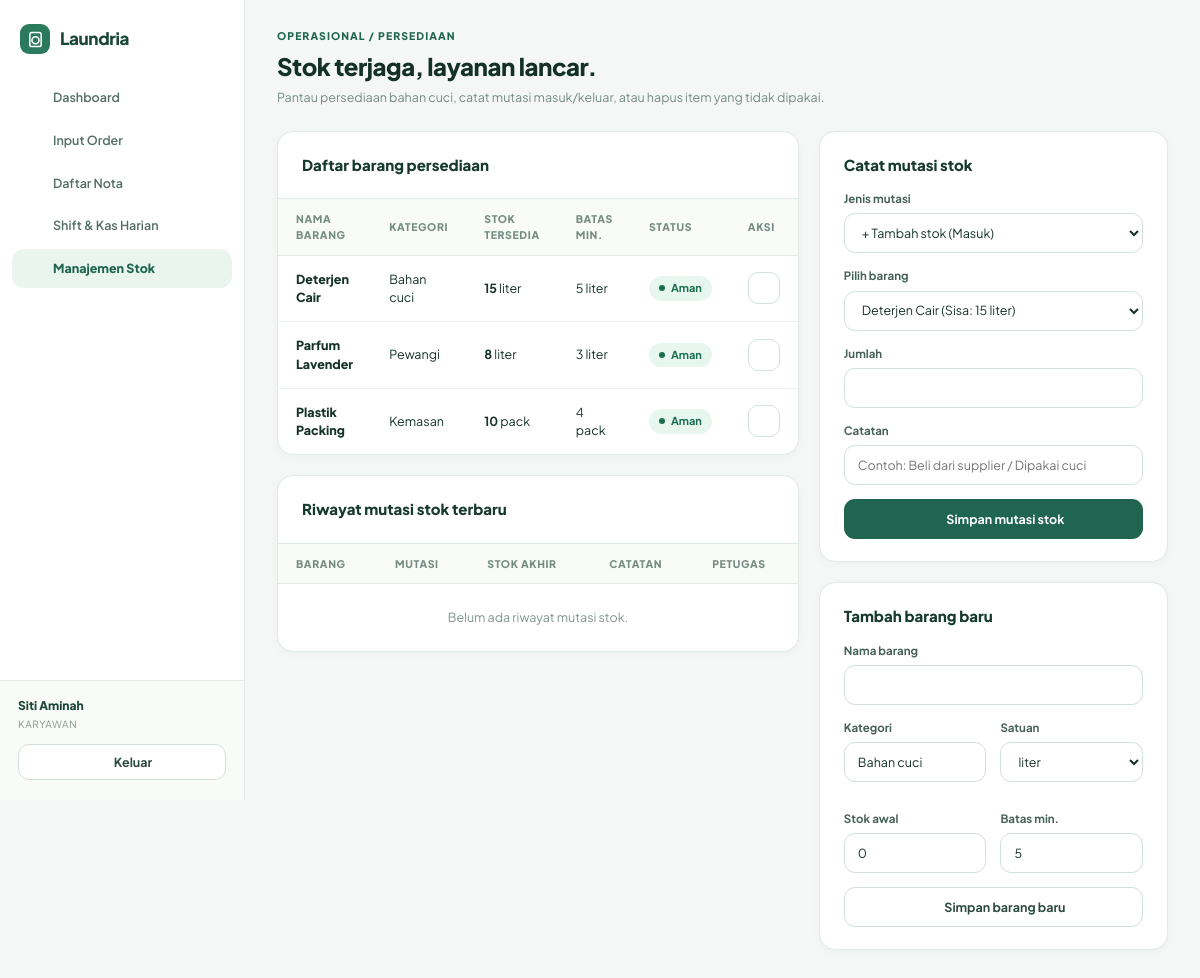
Page /karyawan/stock.php (signed in) on the committed database.
### tables this page shows
CREATE TABLE IF NOT EXISTS `inventory_items` (
  `id` int(11) NOT NULL AUTO_INCREMENT,
  `name` varchar(100) NOT NULL,
  `category` varchar(50) NOT NULL,
  `unit` varchar(20) NOT NULL,
  `quantity` decimal(8,2) NOT NULL DEFAULT 0.00,
  `minimum` decimal(8,2) NOT NULL DEFAULT 5.00,
  PRIMARY KEY (`id`)
);

### karyawan/stock.php (the view, shortened to what this page needs)
<?php
require_once '../config/koneksi.php';
include '../public/includes/header.php';
$items = $conn->query("SELECT * FROM inventory_items ORDER BY name ASC")->fetch_all(MYSQLI_ASSOC);
$logs  = $conn->query("SELECT sm.*, ii.name AS item_name, ii.unit FROM stock_movements sm JOIN inventory_items ii ON sm.item_id = ii.id ORDER BY sm.id DESC LIMIT 15");
?>
<div class="page">
  <div class="page-header">
    <div>
      <p class="eyebrow">Operasional / Persediaan</p>
      <h2 class="page-title">Stok terjaga, layanan lancar.</h2>
      <p class="page-desc">Pantau persediaan bahan cuci, catat mutasi masuk/keluar, atau hapus item yang tidak dipakai.</p>
    </div>
  </div>
  <div class="grid-2-col">
    <div style="display:flex; flex-direction:column; gap:20px;">
      <section class="panel">
        <div class="panel-pad"><h3 class="section-title">Daftar barang persediaan</h3></div>
        <div class="table-wrap">
          <table class="data-table">
            <thead>
              <tr><th>Nama Barang</th><th>Kategori</th><th>Stok Tersedia</th><th>Batas Min.</th><th>Status</th><th>Aksi</th></tr>
            </thead>
            <tbody>
              <?php if (empty($items)): ?>
                <tr><td colspan="6" style="text-align:center; padding:24px; color:#81958b;">Belum ada data barang persediaan.</td></tr>
              <?php else: foreach ($items as $i):
                $st = $i['quantity'] <= 0 ? 'Habis' : ($i['quantity'] <= $i['minimum'] ? 'Menipis' : 'Aman');
              ?>
                <tr>
                  <td style="font-weight:800;"><?= htmlspecialchars($i['name']) ?></td>
                  <td><?= htmlspecialchars($i['category']) ?></td>
                  <td><b><?= (float)$i['quantity'] ?></b> <?= $i['unit'] ?></td>
                  <td><?= (float)$i['minimum'] ?> <?= $i['unit'] ?></td>
                  <td><?= badge_status($st) ?></td>
                  <td>
                    <form method="POST" onsubmit="return confirm('Hapus permanen barang <?= htmlspecialchars(addslashes($i['name'])) ?>? Riwayat mutasi barang ini juga akan terhapus.')">
                      <button type="submit" class="icon-btn" style="width:32px; height:32px;" title="Hapus barang">
                        <?= icon('close', 14) ?>
                      </button>
                    </form>
                  </td>
                </tr>
              <?php endforeach; endif; ?>
            </tbody>
          </table>
        </div>
      </section>
      <section class="panel">
        <div class="panel-pad"><h3 class="section-title">Riwayat mutasi stok terbaru</h3></div>
        <div class="table-wrap">
          <table class="data-table">
            <thead><tr><th>Barang</th><th>Mutasi</th><th>Stok Akhir</th><th>Catatan</th><th>Petugas</th></tr></thead>
            <tbody>
              <?php if ($logs->num_rows === 0): ?>
                <tr><td colspan="5" style="text-align:center; padding:24px; color:#81958b;">Belum ada riwayat mutasi stok.</td></tr>
              <?php else: while ($l = $logs->fetch_assoc()): ?>
                <tr>
                  <td style="font-weight:700;"><?= htmlspecialchars($l['item_name']) ?></td>
                  <td style="font-weight:800; color:<?= $l['type']==='in' ? '#1f7559' : '#b46d32' ?>;">
                    <?= $l['type']==='in' ? '+' : '−' ?><?= (float)$l['quantity'] ?> <?= $l['unit'] ?>
                  </td>
                  <td><?= (float)$l['after_qty'] ?> <?= $l['unit'] ?></td>
                  <td><?= htmlspecialchars($l['note']) ?></td>
                  <td><?= htmlspecialchars($l['actor']) ?></td>
                </tr>
              <?php endwhile; endif; ?>
            </tbody>
          </table>
        </div>
      </section>
    </div>
    <aside style="display:flex; flex-direction:column; gap:20px;">
      <form method="POST" class="panel panel-pad">
        <h3 class="section-title">Catat mutasi stok</h3>
        <div class="form-group" style="margin-top:14px;">
          <label class="form-label">Jenis mutasi</label>
          <select name="type" class="form-input"><option value="in">+ Tambah stok (Masuk)</option><option value="out">− Kurangi stok (Pemakaian)</option></select>
        </div>
        <div class="form-group">
          <label class="form-label">Pilih barang</label>
          <select name="item_id" class="form-input" <?= empty($items) ? 'disabled' : '' ?>>
            <?php foreach ($items as $i): ?>
              <option value="<?= $i['id'] ?>"><?= htmlspecialchars($i['name']) ?> (Sisa: <?= (float)$i['quantity'] ?> <?= $i['unit'] ?>)</option>
            <?php endforeach; ?>
          </select>
        </div>
        <div class="form-group">
          <label class="form-label">Jumlah</label>
          <input type="number" step="0.1" min="0.1" name="quantity" class="form-input" required>
        </div>
        <div class="form-group">
          <label class="form-label">Catatan</label>
          <input type="text" name="note" placeholder="Contoh: Beli dari supplier / Dipakai cuci" class="form-input" required>
        </div>
        <button type="submit" class="btn-primary btn-block" <?= empty($items) ? 'disabled' : '' ?>><?= icon('check', 16) ?> Simpan mutasi stok</button>
      </form>
      <form method="POST" class="panel panel-pad">
        <h3 class="section-title">Tambah barang baru</h3>
        <div class="form-group" style="margin-top:14px;"><label class="form-label">Nama barang</label><input type="text" name="name" class="form-input" required></div>
        <div class="grid-form-2">
          <div class="form-group"><label class="form-label">Kategori</label><input type="text" name="category" value="Bahan cuci" class="form-input" required></div>
          <div class="form-group"><label class="form-label">Satuan</label><select name="unit" class="form-input"><option>liter</option><option>kg</option><option>pack</option><option>pcs</option></select></div>
          <div class="form-group"><label class="form-label">Stok awal</label><input type="number" step="0.1" value="0" name="quantity" class="form-input" required></div>
          <div class="form-group"><label class="form-label">Batas min.</label><input type="number" step="0.1" value="5" name="minimum" class="form-input" required></div>
        </div>
        <button type="submit" class="btn-secondary btn-block"><?= icon('plus', 15) ?> Simpan barang baru</button>
      </form>
    </aside>
  </div>
</div>
<?php include '../public/includes/footer.php'; ?>

### public/includes/ui.php
<?php
function logo($light = false) {
    $c = $light ? '#ffffff' : '#1b473a';
    return '<div style="display:inline-flex; align-items:center; gap:10px; font-weight:800; font-size:17px; color:' . $c . '; letter-spacing:-0.02em;">
        <span style="width:30px; height:30px; border-radius:9px; background:#2b7a5e; color:#fff; display:grid; place-items:center;">
            <svg width="17" height="17" viewBox="0 0 24 24" fill="none" stroke="currentColor" stroke-width="2.2"><rect x="4" y="2" width="16" height="20" rx="3"/><circle cx="12" cy="13" r="5"/><line x1="8" y1="6" x2="8.01" y2="6"/></svg>
        </span>
        <span>Laundria</span>
    </div>';
}
function icon($name, $size = 16) {
    $icons = [
        'dashboard' => '<rect x="3" y="3" width="7" height="7" rx="1.5"/><rect x="14" y="3" width="7" height="7" rx="1.5"/><rect x="3" y="14" width="7" height="7" rx="1.5"/><rect x="14" y="14" width="7" height="7" rx="1.5"/>',
        'orders'    => '<path d="M9 5H7a2 2 0 0 0-2 2v12a2 2 0 0 0 2 2h10a2 2 0 0 0 2-2V7a2 2 0 0 0-2-2h-2"/><rect x="9" y="3" width="6" height="4" rx="1"/>',
        'money'     => '<rect x="2" y="6" width="20" height="12" rx="2"/><circle cx="12" cy="12" r="2.5"/>',
        'box'       => '<path d="M21 16V8a2 2 0 0 0-1-1.73l-7-4a2 2 0 0 0-2 0l-7 4A2 2 0 0 0 3 8v8a2 2 0 0 0 1 1.73l7 4a2 2 0 0 0 2 0l7-4A2 2 0 0 0 21 16z"/><polyline points="3.27 6.96 12 12.01 20.73 6.96"/><line x1="12" y1="22.08" x2="12" y2="12"/>',
        'reports'   => '<path d="M14 2H6a2 2 0 0 0-2 2v16a2 2 0 0 0 2 2h12a2 2 0 0 0 2-2V8z"/><polyline points="14 2 14 8 20 8"/><line x1="16" y1="13" x2="8" y2="13"/><line x1="16" y1="17" x2="8" y2="17"/>',
        'users'     => '<path d="M17 21v-2a4 4 0 0 0-4-4H5a4 4 0 0 0-4 4v2"/><circle cx="9" cy="7" r="4"/><path d="M23 21v-2a4 4 0 0 0-3-3.87"/><path d="M16 3.13a4 4 0 0 1 0 7.75"/>',
        'sparkle'   => '<path d="M12 3l1.8 4.2L18 9l-4.2 1.8L12 15l-1.8-4.2L6 9l4.2-1.8L12 3z"/>',
        'check'     => '<polyline points="20 6 9 17 4 12"/>',
        'plus'      => '<line x1="12" y1="5" x2="12" y2="19"/><line x1="5" y1="12" x2="19" y2="12"/>',
        'close'     => '<line x1="18" y1="6" x2="6" y2="18"/><line x1="6" y1="6" x2="18" y2="18"/>',
        'arrow'     => '<line x1="5" y1="12" x2="19" y2="12"/><polyline points="12 5 19 12 12 19"/>',
        'chevron'   => '<polyline points="9 18 15 12 9 6"/>',
        'download'  => '<path d="M21 15v4a2 2 0 0 1-2 2H5a2 2 0 0 1-2-2v-4"/><polyline points="7 10 12 15 17 10"/><line x1="12" y1="15" x2="12" y2="3"/>',
        'chart'     => '<line x1="18" y1="20" x2="18" y2="10"/><line x1="12" y1="20" x2="12" y2="4"/><line x1="6" y1="20" x2="6" y2="14"/>',
        'trend'     => '<polyline points="23 6 13.5 15.5 8.5 10.5 1 18"/><polyline points="17 6 23 6 23 12"/>',
        'laundry'   => '<rect x="4" y="2" width="16" height="20" rx="3"/><circle cx="12" cy="13" r="5"/>',
        'logout'    => '<path d="M9 21H5a2 2 0 0 1-2-2V5a2 2 0 0 1 2-2h4"/><polyline points="16 17 21 12 16 7"/><line x1="21" y1="12" x2="9" y2="12"/>'
    ];
    $p = $icons[$name] ?? '';
    return '<svg width="' . $size . '" height="' . $size . '" viewBox="0 0 24 24" fill="none" stroke="currentColor" stroke-width="2" stroke-linecap="round" stroke-linejoin="round">' . $p . '</svg>';
}
function badge_status($st) {
    $map = [
        'Menunggu'     => 'badge-gray',
        'Diproses'     => 'badge-orange',
        'Siap Diambil' => 'badge-green',
        'Selesai'      => 'badge-green',
        'Aman'         => 'badge-green',
        'Menipis'      => 'badge-orange',
        'Habis'        => 'badge-red'
    ];
    $cls = $map[$st] ?? 'badge-gray';
    return '<span class="badge ' . $cls . '"><span class="badge-dot"></span>' . htmlspecialchars($st) . '</span>';
}

### rows in the picture
inventory_items: name "Deterjen Cair", category "Bahan cuci", quantity "15", unit "liter", minimum "5", $size 14 (drawn)
inventory_items: name "Parfum Lavender", category "Pewangi", quantity "8", unit "liter", minimum "3", $size 14 (drawn)
inventory_items: name "Plastik Packing", category "Kemasan", quantity "10", unit "pack", minimum "4", $size 14 (drawn)

### other values in the picture
$m['label'] "Dashboard"
$m['label'] "Input Order"
$m['label'] "Daftar Nota"
$m['label'] "Shift & Kas Harian"
$m['label'] "Manajemen Stok"
$user['name'] "Siti Aminah"
form field item_id "Deterjen Cair (Sisa: 15 liter)"
